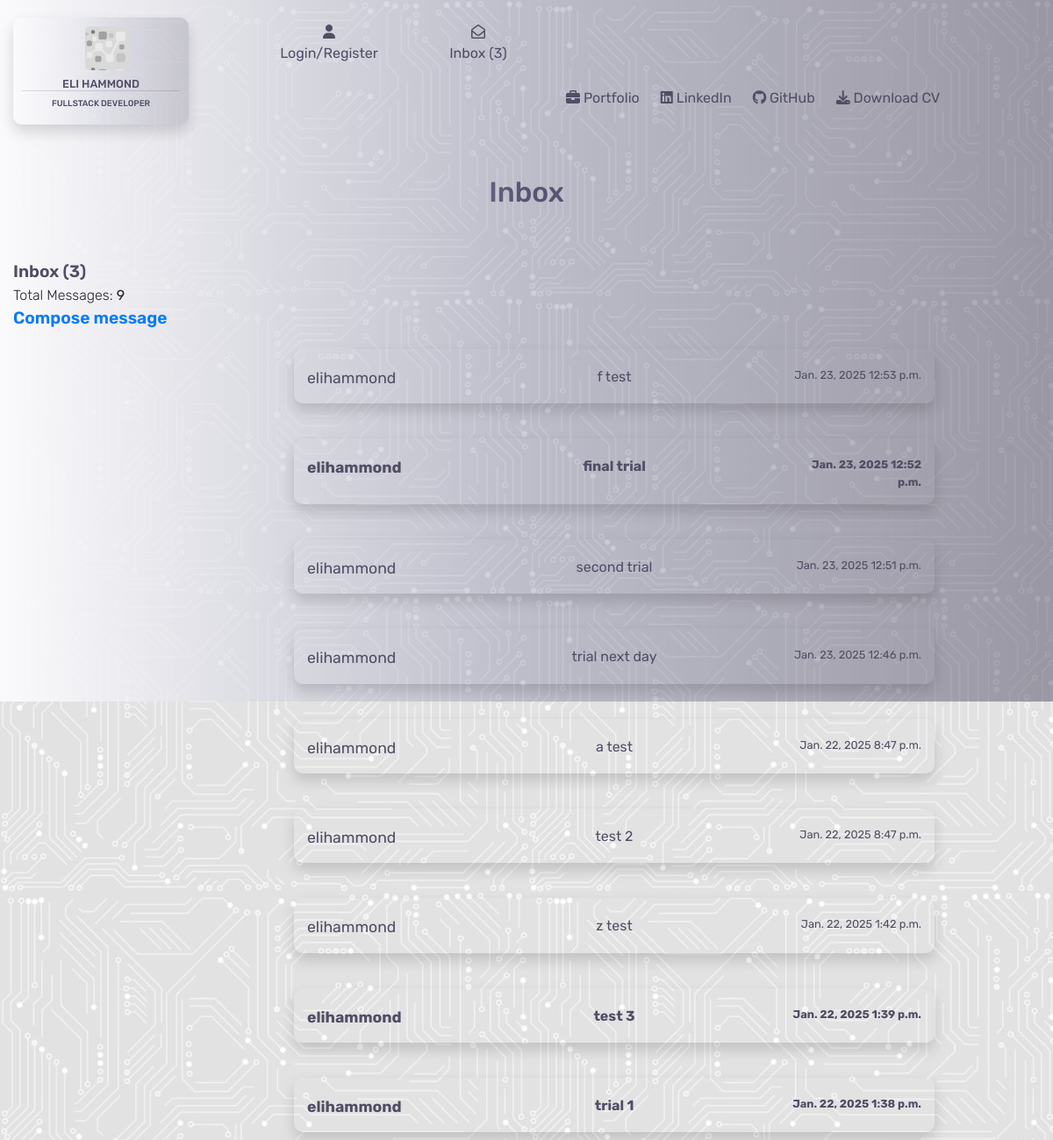
The page /contacts/ on the database as committed earlier.
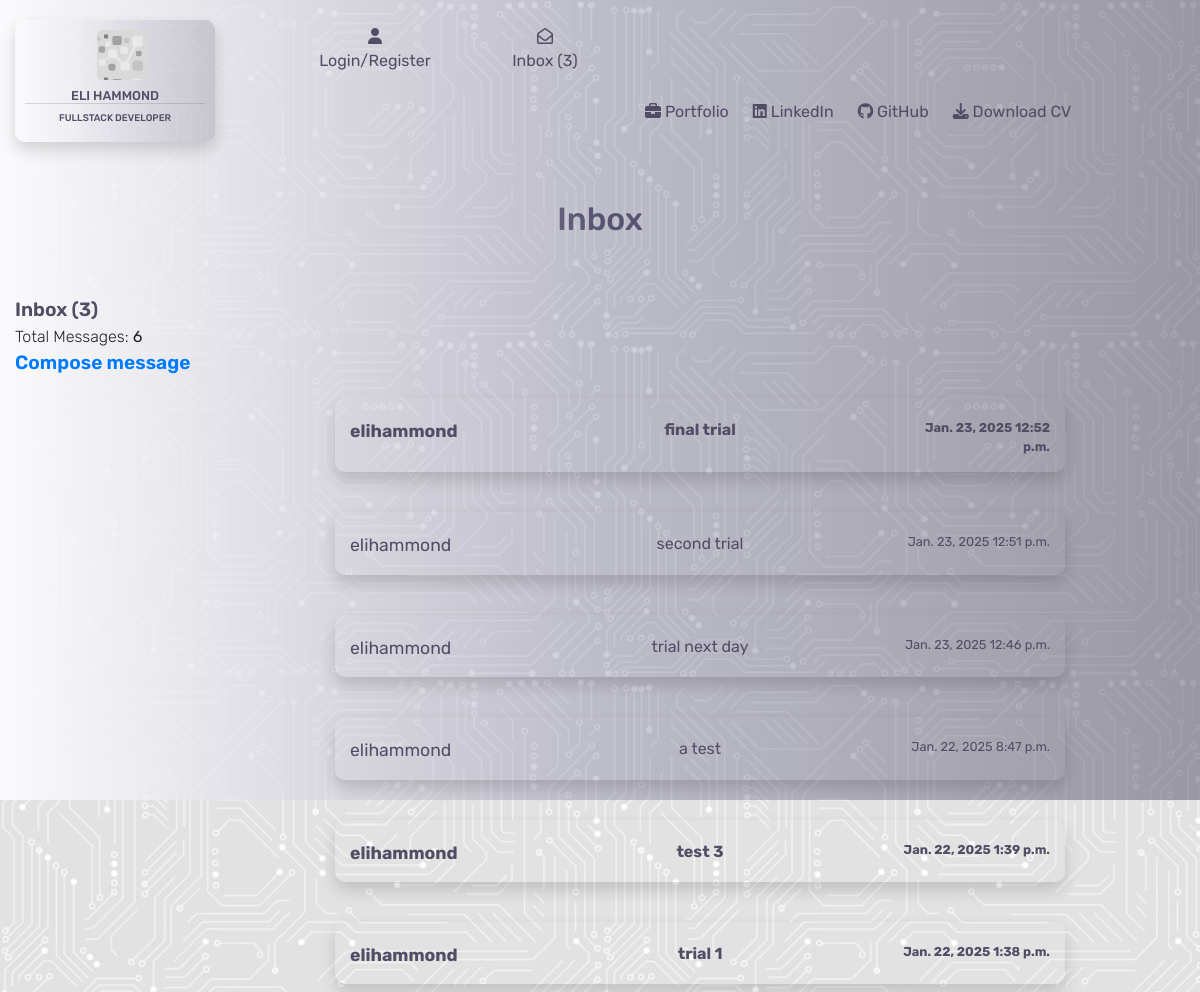
The same page on the database as committed later.
### contacts/models.py (models this page shows)
class Contacts(models.Model):
    class Meta:
        verbose_name_plural = "Contacts"
    name = models.CharField(max_length=26)
    subject = models.CharField(max_length=52, null=True, blank=True)
    email = models.EmailField()
    phone = models.IntegerField()
    message = models.TextField()
    date = models.DateField(auto_now_add=True)
    time = models.TimeField(auto_now_add=True)
    read = models.BooleanField(default=False)

### contacts/views.py (the view)
# urls.py: path('', views.contacts, name='contacts'),
def contacts(request):
    inbox = Contacts.objects.all().order_by('-date', '-time')
    context = {
        'inbox': inbox
    }
    return render(request, 'contacts/contacts.html', context)

### contacts/contexts.py (called while the page is built)
def contacts_inbox(request):
    inbox = Contacts.objects.all()
    unread_messages = Contacts.objects.filter(read=False).count()
    print(unread_messages)
    message_count = len(inbox)
    context = {
        'inbox': inbox,
        'message_count': message_count,
        'unread_messages': unread_messages
    }
    return context

### contacts/templates/contacts/contacts.html (shortened to what this page needs)
{% extends "base.html" %}
{% load static %}
{% block content %}
<div class="container-fluid">
    <div class="row">
        <div class="col-4"></div>
        <div class="col-4">
            <h2 class="header">Inbox</h2>
        </div>
        <div class="col-4"></div>
    </div>
    <div class="inbox-header">
        Inbox ({{ unread_messages }})
    </div>
    <div class="inbox-subheader">
        Total Messages: <strong>{{ message_count }}</strong>
    </div>
    <div class="inbox-header">
        <a href="{% url 'compose_message' %}">Compose message</a>
    </div>
    {% for i in inbox %}
    <div class="row">
        <div class="col-3">
        </div>
        <div class="col-8">
            <div {% if i.read %}class="opened-message"{% endif %}>
                <a href="{% url 'open_message' i.id %}">
                    <div class="row message-container shadow">
                        <div class="col-3">
                            <p class="inbox-name new-message">{{ i.name }}</p>
                        </div>
                        <div class="col-6">
                            {% if i.subject %}
                            <p class="inbox-subject new-message">{{ i.subject }}</p>
                            {% else %}
                            <p class="inbox-subject new-message">no subject</p>
                            {% endif %}
                        </div>
                        <div class="col-3">
                            <p class="inbox-date-time new-message">{{ i.date }} {{ i.time }}</p>
                        </div>
                    </div>
                </a>
            </div>
        </div>
        <div class="col-1"></div>
    </div>
    {% endfor %}
</div>
{% endblock %}

Rows that differ between the two databases and show on the page:
removed Contacts: name "elihammond", subject "f test", date "Jan. 23, 2025", time "12:53 p.m."
removed Contacts: name "elihammond", subject "test 2", date "Jan. 22, 2025", time "8:47 p.m."
removed Contacts: name "elihammond", subject "z test", date "Jan. 22, 2025", time "1:42 p.m."
Other text that changed with them:
{{ message_count }}: "9" → "6"
